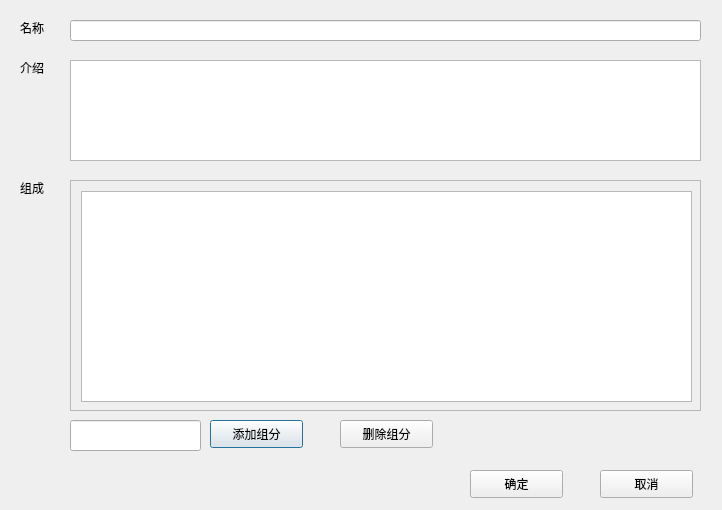
<?xml version="1.0" encoding="UTF-8"?>
<ui version="4.0">
 <class>Dialog</class>
 <widget class="QDialog" name="Dialog">
  <property name="geometry">
   <rect>
    <x>0</x>
    <y>0</y>
    <width>722</width>
    <height>510</height>
   </rect>
  </property>
  <property name="windowTitle">
   <string>药材输入</string>
  </property>
  <property name="windowIcon">
   <iconset>
    <normaloff>Icon/med.ico</normaloff>Icon/med.ico</iconset>
  </property>
  <widget class="QLabel" name="label">
   <property name="geometry">
    <rect>
     <x>20</x>
     <y>20</y>
     <width>72</width>
     <height>15</height>
    </rect>
   </property>
   <property name="toolTipDuration">
    <number>-1</number>
   </property>
   <property name="text">
    <string>名称</string>
   </property>
  </widget>
  <widget class="QLineEdit" name="IName">
   <property name="geometry">
    <rect>
     <x>70</x>
     <y>20</y>
     <width>631</width>
     <height>21</height>
    </rect>
   </property>
   <property name="toolTipDuration">
    <number>-1</number>
   </property>
  </widget>
  <widget class="QLabel" name="label_2">
   <property name="geometry">
    <rect>
     <x>20</x>
     <y>60</y>
     <width>72</width>
     <height>15</height>
    </rect>
   </property>
   <property name="toolTipDuration">
    <number>-1</number>
   </property>
   <property name="text">
    <string>介绍</string>
   </property>
  </widget>
  <widget class="QPlainTextEdit" name="IIntro">
   <property name="geometry">
    <rect>
     <x>70</x>
     <y>60</y>
     <width>631</width>
     <height>101</height>
    </rect>
   </property>
   <property name="toolTipDuration">
    <number>-1</number>
   </property>
  </widget>
  <widget class="QLabel" name="label_3">
   <property name="geometry">
    <rect>
     <x>20</x>
     <y>180</y>
     <width>72</width>
     <height>15</height>
    </rect>
   </property>
   <property name="toolTipDuration">
    <number>-1</number>
   </property>
   <property name="text">
    <string>组成</string>
   </property>
  </widget>
  <widget class="QScrollArea" name="scrollArea">
   <property name="geometry">
    <rect>
     <x>70</x>
     <y>180</y>
     <width>631</width>
     <height>231</height>
    </rect>
   </property>
   <property name="toolTipDuration">
    <number>-1</number>
   </property>
   <property name="widgetResizable">
    <bool>true</bool>
   </property>
   <widget class="QWidget" name="scrollAreaWidgetContents">
    <property name="geometry">
     <rect>
      <x>0</x>
      <y>0</y>
      <width>629</width>
      <height>229</height>
     </rect>
    </property>
    <widget class="QListView" name="LCom">
     <property name="geometry">
      <rect>
       <x>10</x>
       <y>10</y>
       <width>611</width>
       <height>211</height>
      </rect>
     </property>
     <property name="toolTipDuration">
      <number>-1</number>
     </property>
    </widget>
   </widget>
  </widget>
  <widget class="QPushButton" name="BAdd">
   <property name="geometry">
    <rect>
     <x>210</x>
     <y>420</y>
     <width>93</width>
     <height>28</height>
    </rect>
   </property>
   <property name="toolTipDuration">
    <number>-1</number>
   </property>
   <property name="text">
    <string>添加组分</string>
   </property>
  </widget>
  <widget class="QPushButton" name="BDelete">
   <property name="geometry">
    <rect>
     <x>340</x>
     <y>420</y>
     <width>93</width>
     <height>28</height>
    </rect>
   </property>
   <property name="toolTipDuration">
    <number>-1</number>
   </property>
   <property name="text">
    <string>删除组分</string>
   </property>
  </widget>
  <widget class="QPushButton" name="BN">
   <property name="geometry">
    <rect>
     <x>600</x>
     <y>470</y>
     <width>93</width>
     <height>28</height>
    </rect>
   </property>
   <property name="toolTipDuration">
    <number>-1</number>
   </property>
   <property name="text">
    <string>取消</string>
   </property>
  </widget>
  <widget class="QPushButton" name="BY">
   <property name="geometry">
    <rect>
     <x>470</x>
     <y>470</y>
     <width>93</width>
     <height>28</height>
    </rect>
   </property>
   <property name="toolTipDuration">
    <number>-1</number>
   </property>
   <property name="text">
    <string>确定</string>
   </property>
  </widget>
  <widget class="QLineEdit" name="ICom">
   <property name="geometry">
    <rect>
     <x>70</x>
     <y>420</y>
     <width>131</width>
     <height>31</height>
    </rect>
   </property>
   <property name="toolTipDuration">
    <number>-1</number>
   </property>
  </widget>
 </widget>
 <resources/>
 <connections/>
</ui>
